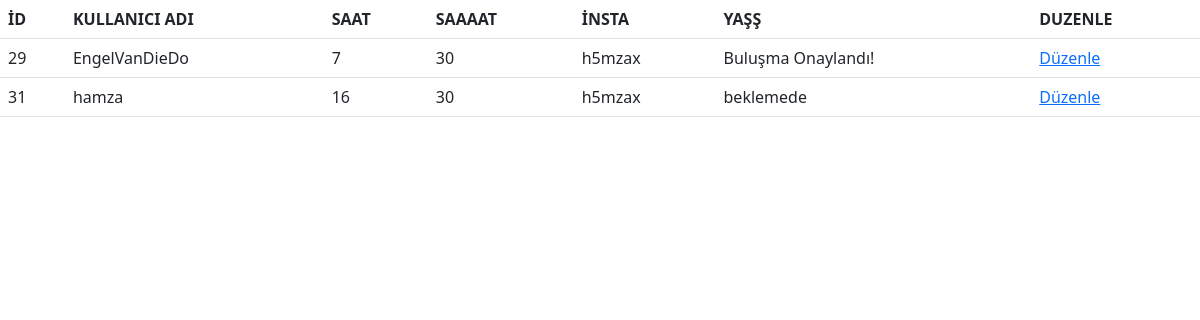
Screenshot of /kadir.php with the database file from the repository.
### tables this page shows
CREATE TABLE `bulusma` (
  `id` int(50) NOT NULL,
  `kullanici_adi` varchar(50) NOT NULL,
  `insta` varchar(50) NOT NULL,
  `saat` int(50) NOT NULL,
  `saat2` int(50) NOT NULL,
  `durum` varchar(20) NOT NULL,
  `tarih` datetime NOT NULL DEFAULT current_timestamp()
);

CREATE TABLE `kisiler` (
  `id` int(11) NOT NULL,
  `kullanici_adi` varchar(50) NOT NULL,
  `email` varchar(50) NOT NULL,
  `sifre` varchar(250) NOT NULL,
  `isim` varchar(50) NOT NULL,
  `yas` varchar(2) NOT NULL,
  `insta` varchar(20) NOT NULL,
  `boy` int(10) NOT NULL,
  `kilo` int(5) NOT NULL,
  `kayit_tarihi` datetime NOT NULL DEFAULT current_timestamp()
);

### kadir.php (the view, shortened to what this page needs)
    <?php
$conn = mysqli_connect("localhost", "root", "", "uyelik");
$sorgu = "SELECT * FROM bulusma";
$sorgu2 = "SELECT * FROM kisiler";
$sonuc2 = mysqli_query($conn, $sorgu2);
$sonuc = mysqli_query($conn, $sorgu);
$satir2 = mysqli_fetch_assoc($sonuc2);
echo"<table class='table'>
<thead>
  <tr>
    <th scope='col'>İD</th>
    <th scope='col'>KULLANICI ADI</th>
    <th scope='col'>SAAT</th>
    <th scope='col'>SAAAAT</th>
    <th scope='col'>İNSTA</th>
    <th scope='col'>YAŞŞ</th>
    <th scope='col'>DUZENLE</th>
  </tr>
</thead>";
while ($satir = mysqli_fetch_assoc($sonuc)) {
 echo "   <tbody>
            <tr>
            <td scope='row'>".$satir['id']."</td>
            <td>".$satir['kullanici_adi']."</td>
            <td>".$satir['saat']."</td>
            <td>".$satir['saat2']."</td>
            <td>".$satir2['insta']."</td>
            <td>".$satir['durum']."</td>
            <td><a href='duzenle.php?id=".$satir['id']."'>Düzenle</a></td>
            </tr>";
}
echo "</table>";
?>
<!DOCTYPE html>
<html lang="en">
<head>
    <link href="https://cdn.jsdelivr.net/npm/bootstrap@5.3.0-alpha1/dist/css/bootstrap.min.css" rel="stylesheet">
</head>
<body>
</body>
</html>

### rows the page displays
bulusma: id "29", kullanici_adi "EngelVanDieDo", saat "7", saat2 "30", durum "Buluşma Onaylandı!"
kisiler: insta "h5mzax"
bulusma: id "31", kullanici_adi "hamza", saat "16", saat2 "30", durum "beklemede"
